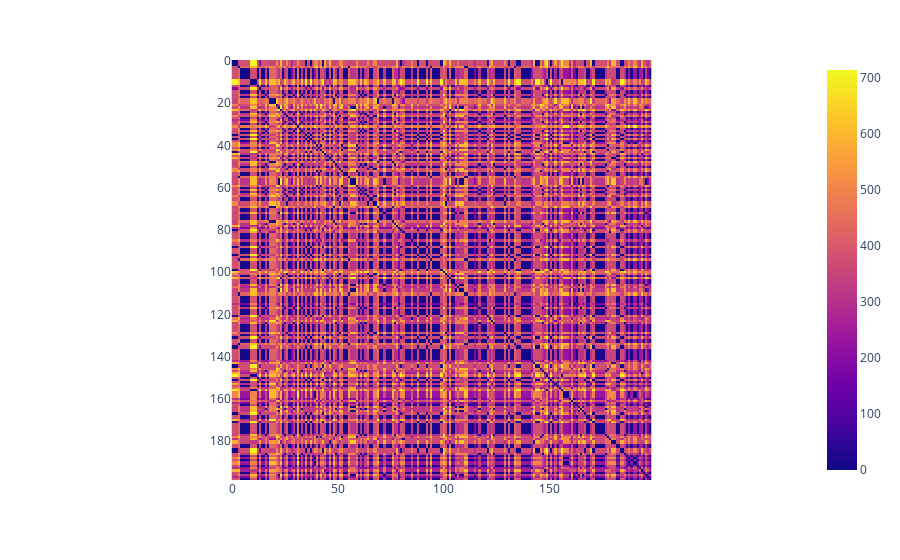

Notebook code for this chart:
### Code cell
import plotly_express as px
fig = px.imshow(dm1)
fig.show()

### Figure 1 — Plotly figure (JSON) as saved in the notebook; plotly's stock layout.template omitted (floating-point values rounded to 4 significant figures; data arrays with more than 128 entries replaced by an {"elided": "..."} marker saying what was removed)
{"data": [{"coloraxis": "coloraxis", "hovertemplate": "x: %{x}<br>y: %{y}<br>color: %{z}<extra></extra>", "name": "0", "type": "heatmap", "xaxis": "x", "yaxis": "y", "z": {"elided": "199x199 float values"}}], "layout": {"coloraxis": {"colorscale": [[0, "#0d0887"], [0.1111, "#46039f"], [0.2222, "#7201a8"], [0.3333, "#9c179e"], [0.4444, "#bd3786"], [0.5556, "#d8576b"], [0.6667, "#ed7953"], [0.7778, "#fb9f3a"], [0.8889, "#fdca26"], [1, "#f0f921"]]}, "margin": {"t": 60}, "xaxis": {"anchor": "y", "constrain": "domain", "domain": [0, 1], "scaleanchor": "y"}, "yaxis": {"anchor": "x", "autorange": "reversed", "constrain": "domain", "domain": [0, 1]}}}
